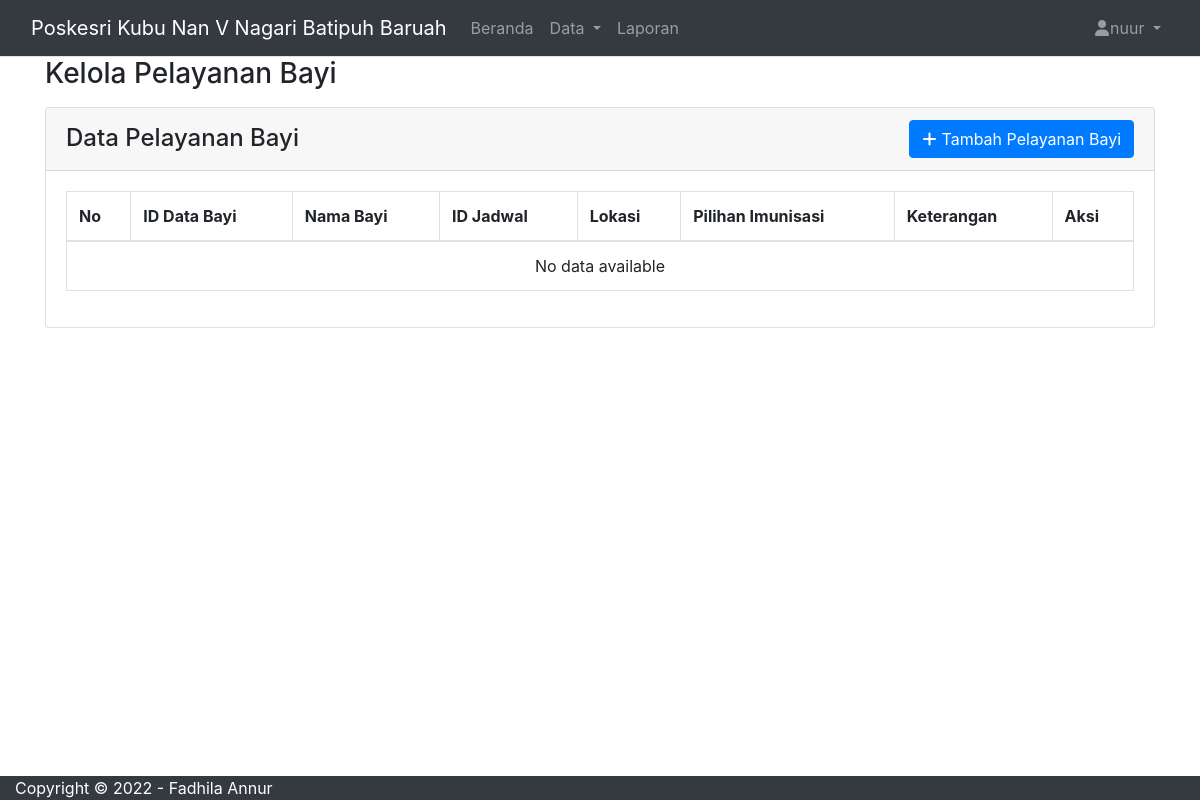
The page /admin/pelayanan_bayi.php (signed in) on the database as committed earlier.
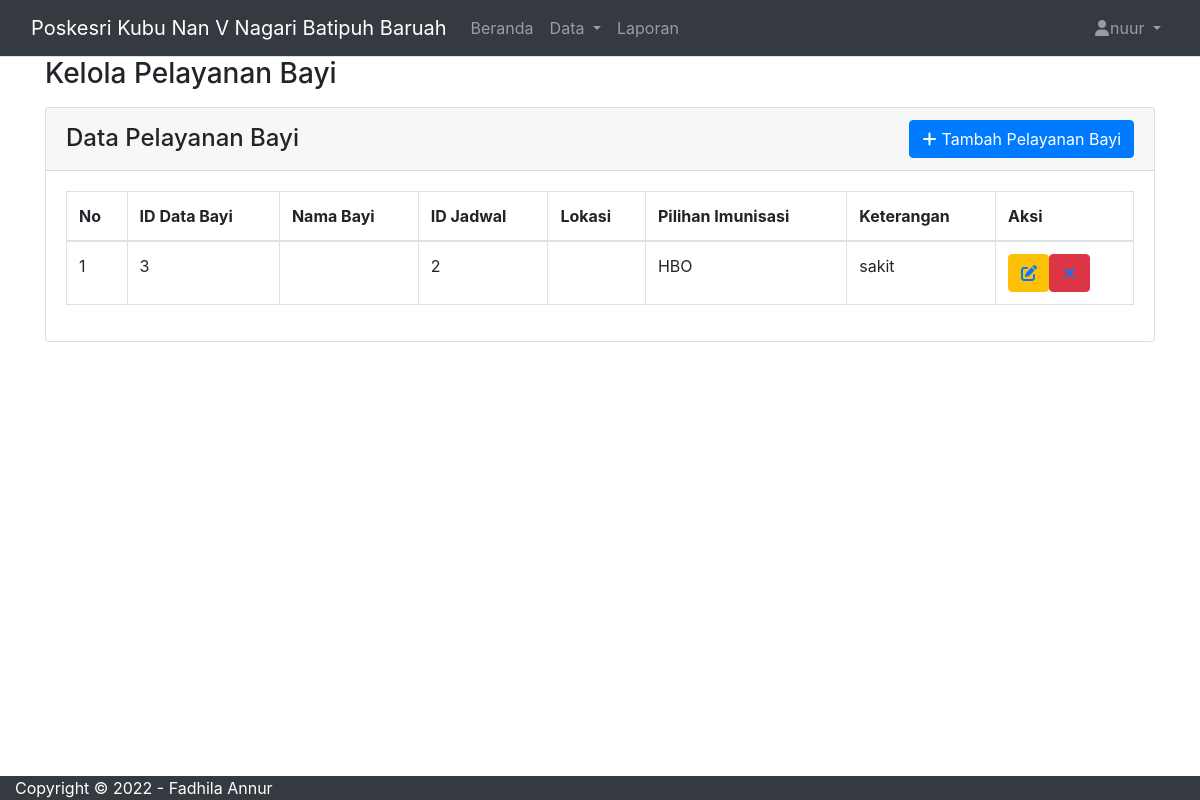
The same page on the database as committed later.
### tables this page shows
CREATE TABLE `pelayanan_bayi` (
  `id_pelayanan_bayi` int(11) NOT NULL,
  `id_data_bayi` int(11) NOT NULL,
  `id_jadwal` int(11) NOT NULL,
  `pilihan_imunisasi` varchar(255) NOT NULL,
  `keterangan` varchar(255) NOT NULL
);

### admin/pelayanan_bayi.php (the view, shortened to what the changed rows need)
<?php
include 'layout/header.php';
include '../koneksi.php';
$sql = "SELECT * FROM pelayanan_bayi";
$result = $koneksi->query($sql);
?>
<div class="wrapper">
    <div class="main-panel">
        <div class="main-header">
            <?php include 'layout/navbar.php'; ?>
        <div class="container">
            <div class="page-inner">
                <div class="row">
                    <div class="col-md-12">
                        <div class="card">
                            <div class="card-body">
                                <div class="table-responsive">
                                    <table id="pelayananBayiTable" class="table table-bordered table-hover">
                                        <thead>
                                            <tr>
                                                <th>No</th>
                                                <th>ID Data Bayi</th>
                                                <th>Nama Bayi</th>
                                                <th>ID Jadwal</th>
                                                <th>Lokasi</th>
                                                <th>Pilihan Imunisasi</th>
                                                <th>Keterangan</th>
                                                <th>Aksi</th>
                                            </tr>
                                        </thead>
                                        <tbody>
                                            <?php
                                            if ($result->num_rows > 0) {
                                                $no = 0;
                                                while ($row = $result->fetch_assoc()) {
                                                    $no++;
                                            ?>
                                                    <tr>
                                                        <td><?php echo $no; ?></td>
                                                        <td><?php echo $row['id_data_bayi']; ?></td>
                                                        <td><?php echo $row['nama_bayi']; ?></td>
                                                        <td><?php echo $row['id_jadwal']; ?></td>
                                                        <td><?php echo $row['lokasi']; ?></td>
                                                        <td><?php echo $row['pilihan_imunisasi']; ?></td>
                                                        <td><?php echo $row['keterangan']; ?></td>
                                                        <td>
                                                            <div class="d-flex align-items-center">
                                                                <button type="button" class="btn btn-link btn-warning" data-bs-toggle="modal" data-bs-target="#pelayananBayiModal" onclick="editData(<?php echo htmlspecialchars(json_encode($row)); ?>)">
                                                                    <i class="fa fa-edit"></i>
                                                                </button>
                                                                <a href="?delete=<?php echo $row['id_pelayanan_bayi']; ?>" class="btn btn-link btn-danger" onclick="return confirm('Yakin ingin menghapus data ini?')">
                                                                    <i class="fa fa-times"></i>
                                                                </a>
                                                            </div>
                                                        </td>
                                                    </tr>
                                            <?php
                                                }
                                            } else {
                                                echo "<tr><td colspan='8' class='text-center'>No data available</td></tr>";
                                            }
                                            ?>
                                        </tbody>
                                    </table>
                                </div>
                            </div>
                        </div>
                    </div>
                </div>
            </div>
        </div>
    </div>
</div>
<?php include 'layout/footer.php'; ?>

Rows that differ between the two databases and show on the page:
added pelayanan_bayi: id_data_bayi "3", id_jadwal "2", pilihan_imunisasi "HBO", keterangan "sakit"
Other text that changed with them:
text no longer shown: "No data available"
